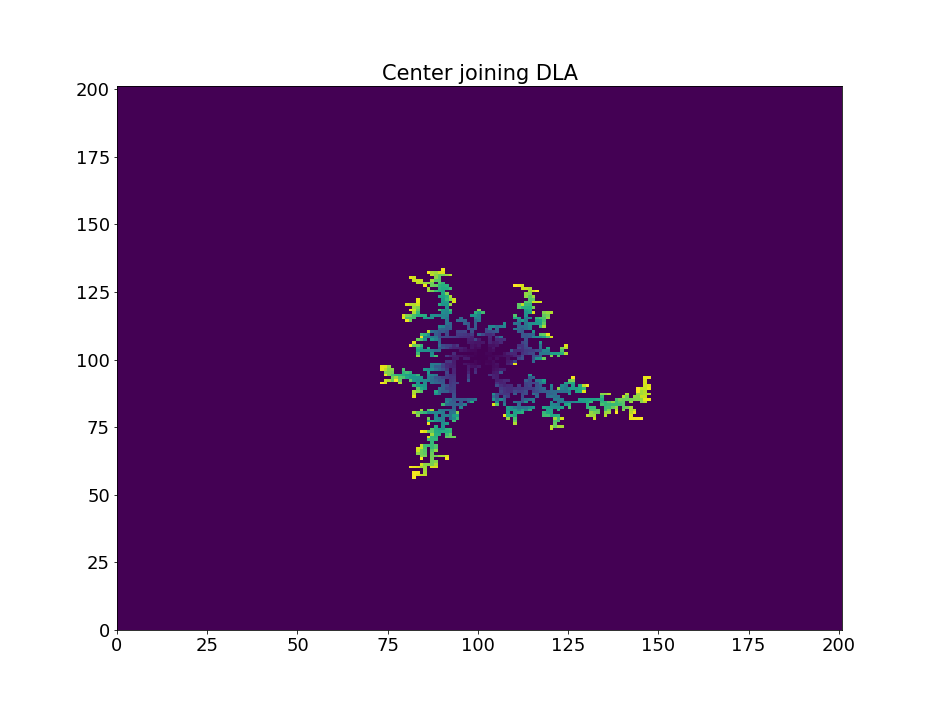

Reproduce this figure in Python.
#!/usr/bin/env python3
# -*- coding: utf-8 -*-
"""
Created on Wed Mar 13 18:46:28 2019

@author: alankar
"""

import numpy as np
import matplotlib.pyplot as plt


def dla_walk_org(lattice,arrive,rad): #starts a particle from center and moves according to dla rules
    #print(rad)
    lattice = np.copy(lattice) #not change the original array as they are passed by reference
    #rad += 1 
    y0, x0 = lattice.shape[0]//2, lattice.shape[1]//2
    lattice[y0,x0] = 1
    lattice_hold = np.copy(lattice) #saves the initial state
    stuck = False
    end = False
    
    xstart, ystart = 0, 0    
    counter = 0
    while (lattice[ystart,xstart]>0 or counter==0):
        counter+=1
        angle = np.random.uniform(low=-np.pi,high=np.pi,size=1)[0]
        xstart, ystart = int(np.ceil(x0+(rad+1)*np.cos(angle))), int(np.ceil(y0+(rad+1)*np.sin(angle)))
        
    lattice[ystart,xstart] = arrive
    pos = np.array([ystart,xstart],dtype=np.int16)
    #else: 
    #    stuck = True
    if(rad>=x0//2 or rad>=y0//2): 
        end = True
        stuck = True
        lattice[ystart,xstart] = 0 #undo the last entry
    if (lattice[ystart-1,xstart]>0 or lattice[ystart+1,xstart]>0 or lattice[ystart,xstart-1]>0 or lattice[ystart,xstart+1]>0):
        #already starts stuck
        stuck = True
        rad = np.max([rad,np.sqrt((pos[0]-y0)**2+(pos[1]-x0)**2)])
    while (not(stuck)):
        posnew = np.zeros(2,dtype=np.int16)
        counter = 0
        while(counter==0 or (posnew[0]>lattice.shape[0]-1) or (posnew[1]>lattice.shape[1]-1) or posnew[0]<0 or posnew[1]<0):
            #Ensures movement is always inside the lattice domain
            counter += 1
            move = np.random.randint(low=0,high=4,size=1)[0] #0:up 1:down 2:left 3:right
            if(move==0): posnew = np.array([pos[0]+1,pos[1]],dtype=np.int16)
            elif(move==1): posnew = np.array([pos[0]-1,pos[1]],dtype=np.int16)
            elif(move==2): posnew = np.array([pos[0],pos[1]-1],dtype=np.int16)
            elif(move==3): posnew = np.array([pos[0],pos[1]+1],dtype=np.int16)
        
        #step += 1
        if (lattice[posnew[0],posnew[1]]>0): 
            stuck = True #stuck on encountering an already anchored particle
            rad = np.max([rad,np.sqrt((pos[0]-y0)**2+(pos[1]-x0)**2)])
        else:
            lattice[pos[0],pos[1]] = 0
            pos = np.copy(posnew)
            lattice[pos[0],pos[1]] = arrive
            #if ((pos[0]==(lattice.shape[0]-1)) or (pos[1]==(lattice.shape[1]-1))): stuck = True #stuck at edge
        if (np.sqrt((pos[0]-y0)**2+(pos[1]-x0)**2)>=2*rad):
            stuck = True
            lattice, rad, end = dla_walk_org(lattice_hold,arrive, rad) #restart the walk
    return (lattice,rad,end)
        


ny, nx = 201, 201
lattice = np.zeros((ny,nx),dtype=np.int16)
end = False
counter = 1 #the stuck initial particle corresponds to the first arrival
rad = 0.
while(not(end)):
    counter+=1
    lattice,rad,end = dla_walk_org(lattice,counter,rad)

plt.figure(figsize=(13,10))
plt.pcolormesh(lattice)
#plt.colorbar()
plt.title(r'Center joining DLA', size=21)
plt.tick_params(axis='both', which='major', labelsize=18)
plt.tick_params(axis='both', which='minor', labelsize=15)
plt.savefig('11_2.png')
plt.show()
